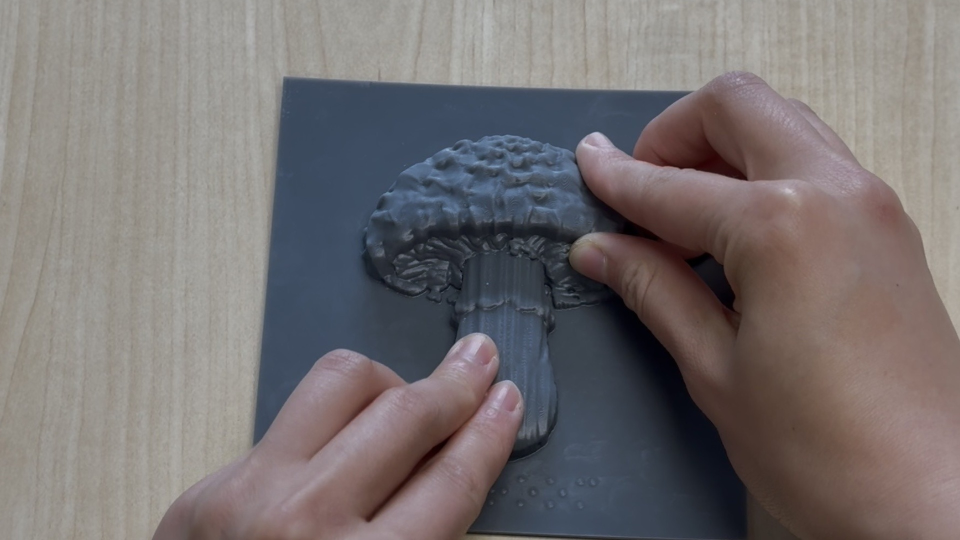
#> input picture zoom-out_collection_cropped/IMG_8744.jpg, 1920 x 1080 px, found by its file name (shown at 1/2 size)
$ python make_zoom_video.py
#> lines starting #> are read from the running program, lines starting #| are printed output that depends on the picture
#!/usr/bin/env python3
"""
Zoom-out reveal video from a folder of 16:9 images.

Builds a square G x G mosaic of 16:9 tiles (a square grid of 16:9 tiles is
itself 16:9, so the final fully-zoomed-out frame fills the screen exactly).
The "hero" image is placed at the centre cell. The virtual camera starts
zoomed all the way into the hero tile (it fills the frame) and smoothly zooms
out until the whole mosaic is visible -- revealing the full collection.

Pipeline: build mosaic once -> for each frame, crop a 16:9 sub-window of the
mosaic (window grows exponentially in time) and resize it to 1920x1080 ->
encode to H.264 with the ffmpeg binary bundled by imageio-ffmpeg.

Examples:
    python3 tools/make_zoom_video.py \
        --src "zoom-out_collection_cropped" \
        --out many_people_zoom_generated.mp4

    python3 tools/make_zoom_video.py --duration 8 --fps 25 --hero IMG_8744
"""
import argparse
import math
import os
import random

import numpy as np
import imageio.v2 as imageio
from PIL import Image, ImageOps

IMG_EXT = (".jpg", ".jpeg", ".png", ".webp", ".bmp", ".tif", ".tiff")


def list_images(src):
    names = [f for f in os.listdir(src)
             if f.lower().endswith(IMG_EXT) and not f.startswith(".")]
    return sorted(names, key=str.lower)


def load_tile(path, tw, th):
    """Load an image and cover-crop it to exactly tw x th (16:9)."""
    im = ImageOps.exif_transpose(Image.open(path)).convert("RGB")
    w, h = im.size
    scale = max(tw / w, th / h)
    nw, nh = math.ceil(w * scale), math.ceil(h * scale)
    im = im.resize((nw, nh), Image.LANCZOS)
    left = (nw - tw) // 2
    top = (nh - th) // 2
    return im.crop((left, top, left + tw, top + th))


def build_layout(names, hero, grid):
    """Return (G, cells) where cells is a G*G list of source names.

    Hero goes in the centre cell. All unique images appear at least once;
    remaining cells are filled by cycling through the rest (deterministic).
    """
    rng = random.Random(1234)
    hero_name = next((n for n in names if hero.lower() in n.lower()), None)
    others = [n for n in names if n != hero_name]
    rng.shuffle(others)

    total = len(names)
    G = grid if grid else max(2, math.ceil(math.sqrt(total)))
    if G * G < total:
        G = math.ceil(math.sqrt(total))
    ncells = G * G

    # fill order: every unique "other" first, then cycle to top up
    fill = list(others)
    i = 0
    while len(fill) < ncells - 1:           # -1 reserves the hero cell
        fill.append(others[i % len(others)] if others else hero_name)
        i += 1
    rng.shuffle(fill)

    center = (G // 2) * G + (G // 2)         # centre cell index
    cells = [None] * ncells
    cells[center] = hero_name or fill.pop()
    j = 0
    for c in range(ncells):
        if cells[c] is None:
            cells[c] = fill[j]
            j += 1
    return G, cells, center, hero_name


def build_mosaic(src, names, G, cells, tw, th):
    mosaic = Image.new("RGB", (G * tw, G * th))
    cache = {}
    for c, name in enumerate(cells):
        if name not in cache:
            cache[name] = load_tile(os.path.join(src, name), tw, th)
        r, col = divmod(c, G)
        mosaic.paste(cache[name], (col * tw, r * th))
    return mosaic


def smootherstep(t):
    return t * t * t * (t * (t * 6 - 15) + 10)


def main():
    ap = argparse.ArgumentParser()
    ap.add_argument("--src", default="zoom-out_collection_cropped",
                    help="folder of 16:9 images")
    ap.add_argument("--out", default="many_people_zoom_generated.mp4")
    ap.add_argument("--hero", default="IMG_8744",
                    help="substring of the image to start zoomed into")
    ap.add_argument("--grid", type=int, default=0,
                    help="grid size G (G x G). 0 = auto from image count")
    ap.add_argument("--width", type=int, default=1920)
    ap.add_argument("--height", type=int, default=1080)
    ap.add_argument("--fps", type=int, default=25)
    ap.add_argument("--duration", type=float, default=7.0,
                    help="seconds of zoom motion")
    ap.add_argument("--hold-start", type=float, default=0.6,
                    help="seconds held on the hero before zooming")
    ap.add_argument("--hold-end", type=float, default=1.2,
                    help="seconds held on the full grid at the end")
    ap.add_argument("--tile-h", type=int, default=720,
                    help="tile height in px (tile is 16:9)")
    ap.add_argument("--reverse", action="store_true",
                    help="zoom IN instead of out")
    args = ap.parse_args()

    if not os.path.isdir(args.src):
        raise SystemExit(f"source folder not found: {args.src}")
    names = list_images(args.src)
    if not names:
        raise SystemExit(f"no images in {args.src}")

    th = args.tile_h
    tw = round(th * 16 / 9)
    G, cells, center, hero_name = build_layout(names, args.hero, args.grid)
    print(f"{len(names)} images -> {G}x{G} grid ({G*G} cells). "
          f"hero = {hero_name or '(none, using first)'}")
    print("building mosaic ...")
    mosaic = build_mosaic(args.src, names, G, cells, tw, th)
#> in build_mosaic, `mosaic = Image.new("RGB", (G * tw, G * th))`: mosaic: PIL image 2560x1440 RGB; every value is 0
#> in load_tile, im is the input picture: PIL image 1920x1080 RGB; mean R, G, B 118.6, 113, 113.2
#> in load_tile, `im = im.resize((nw, nh), Image.LANCZOS)`:
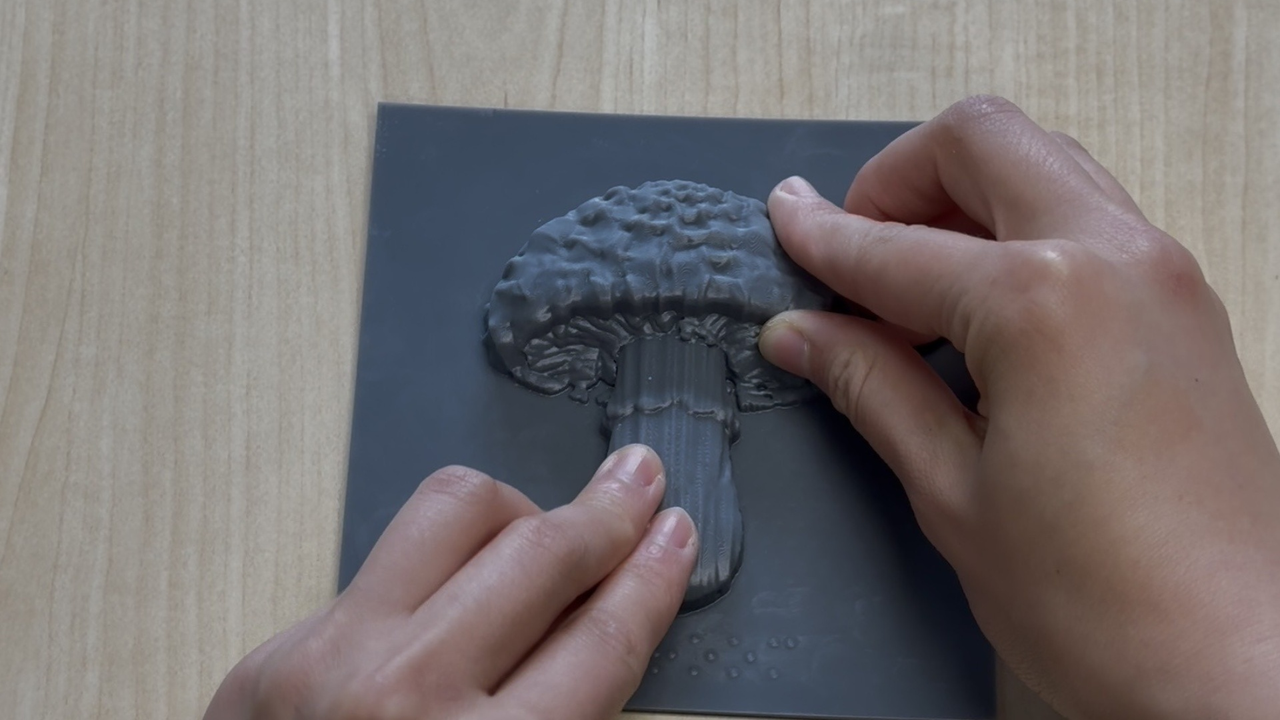
#> im: PIL image 1280x720 RGB; mean R, G, B 118.6, 113, 113.2
#> in build_mosaic, `mosaic.paste(cache[name], (col * tw, r * th))`:
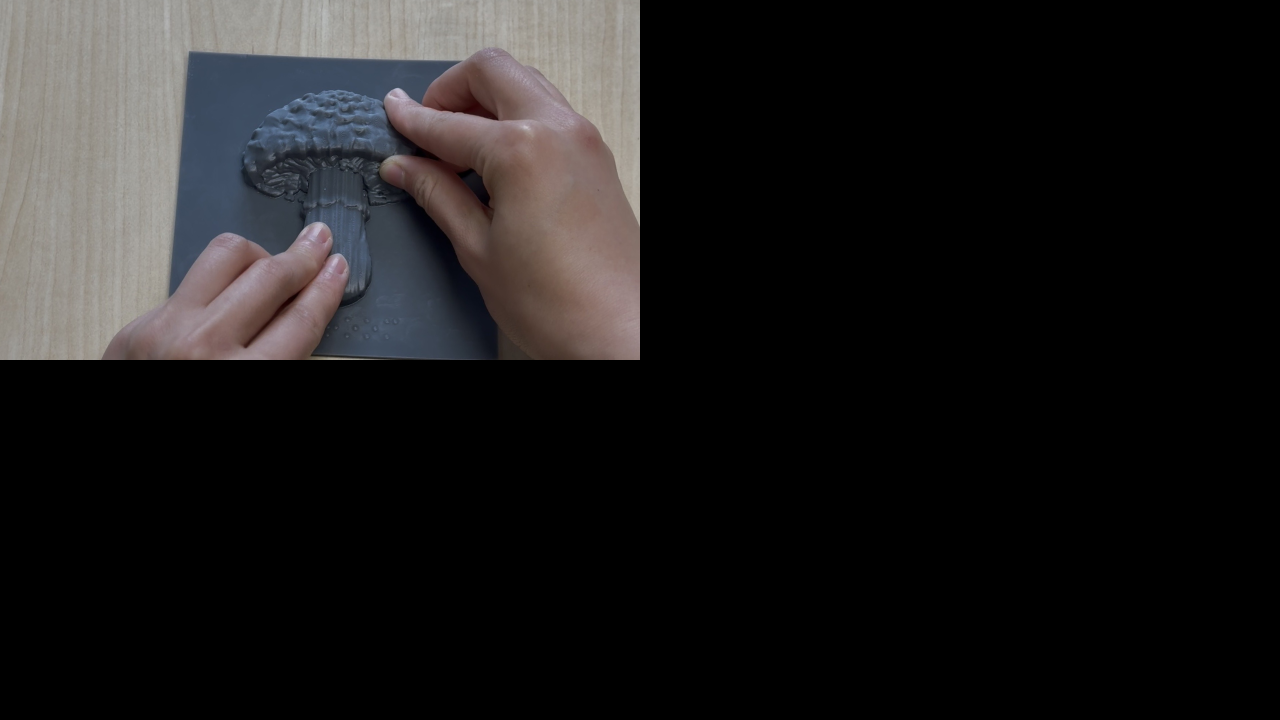
#> mosaic: PIL image 2560x1440 RGB (shown at 1/2 size); mean R, G, B 29.6, 28.2, 28.3
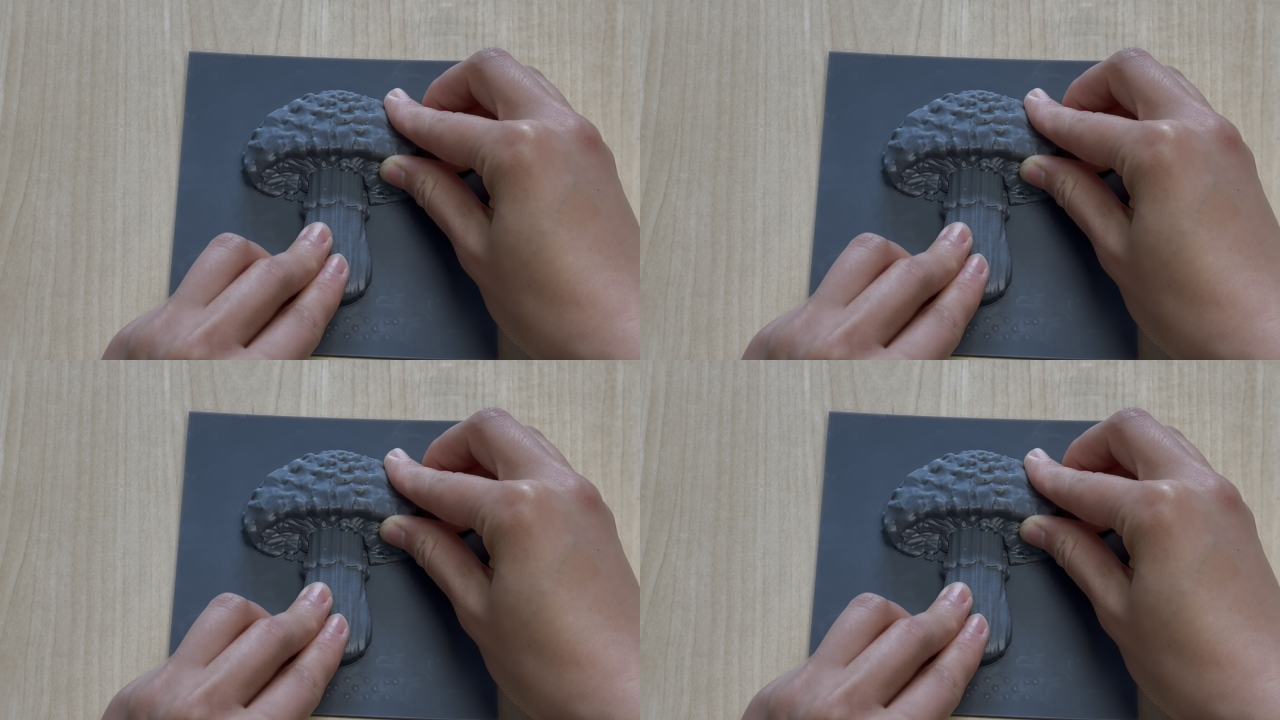
#> mosaic: PIL image 2560x1440 RGB (shown at 1/2 size); mean R, G, B 118.6, 113, 113.2
    mos = np.asarray(mosaic)
    MH, MW = mos.shape[:2]
#> MH = 1440; MW = 2560
    mosaic_pil = mosaic

    # camera target window heights (mosaic px): start = one tile, end = full grid
    h_start = float(th)
    h_end = float(MH)
#> h_end = 1440
    ar = args.width / args.height

    # hero cell centre + mosaic centre (camera pans between them)
    cr, cc = divmod(center, G)
    hero_cx = (cc + 0.5) * tw
    hero_cy = (cr + 0.5) * th
    mos_cx, mos_cy = MW / 2.0, MH / 2.0
#> mos_cx = 1280; mos_cy = 720

    n_motion = max(1, round(args.duration * args.fps))
    n_hs = round(args.hold_start * args.fps)
    n_he = round(args.hold_end * args.fps)

    def frame_at(p):
        """p in [0,1]: 0 = zoomed into hero, 1 = full grid."""
        e = smootherstep(p)
        winH = h_start * (h_end / h_start) ** e      # exponential zoom
        winW = winH * ar
        cx = hero_cx + (mos_cx - hero_cx) * e
        cy = hero_cy + (mos_cy - hero_cy) * e
        left = cx - winW / 2
        top = cy - winH / 2
        # keep the window inside the mosaic
        left = min(max(left, 0.0), MW - winW)
        top = min(max(top, 0.0), MH - winH)
        box = (left, top, left + winW, top + winH)
        crop = mosaic_pil.resize((args.width, args.height), Image.LANCZOS, box=box)
        return np.asarray(crop)

    print(f"encoding -> {args.out}  ({args.width}x{args.height} @ {args.fps}fps)")
    writer = imageio.get_writer(
        args.out, fps=args.fps, codec="libx264", quality=8,
        pixelformat="yuv420p", macro_block_size=8,
        ffmpeg_log_level="error",
    )

    seq = ([0.0] * n_hs +
           [i / (n_motion - 1) if n_motion > 1 else 1.0 for i in range(n_motion)] +
           [1.0] * n_he)
    if args.reverse:
        seq = [1.0 - p for p in seq][::-1]

    total = len(seq)
    last = None
    for k, p in enumerate(seq):
        # cache identical hold frames
        if p in (0.0, 1.0) and last is not None and last[0] == p:
            writer.append_data(last[1])
        else:
            fr = frame_at(p)
            writer.append_data(fr)
            last = (p, fr)
        if k % 25 == 0 or k == total - 1:
            print(f"  frame {k+1}/{total}", end="\r", flush=True)
    writer.close()
    print(f"\ndone: {os.path.abspath(args.out)}  ({total} frames, "
          f"{total/args.fps:.1f}s)")


if __name__ == "__main__":
#> (the run stopped early here; a loop or call above may not have finished)
